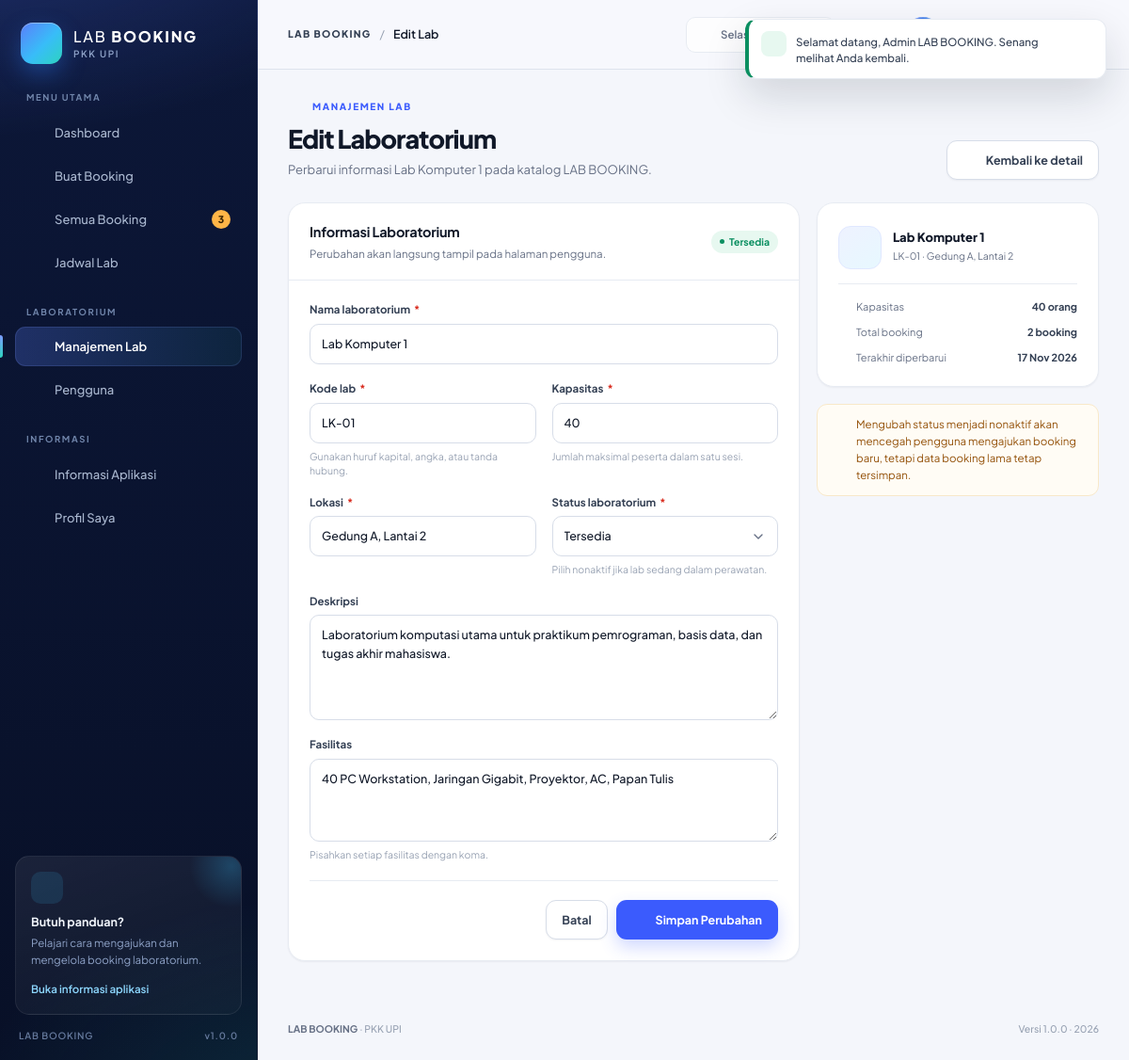
Screenshot of /labs/edit.php?id=1 (signed in) with the database file from the repository.
### tables this page shows
CREATE TABLE `labs` (
    `id`          INT UNSIGNED NOT NULL AUTO_INCREMENT,
    `name`        VARCHAR(120) NOT NULL,
    `code`        VARCHAR(20) NOT NULL,
    `description` TEXT DEFAULT NULL,
    `location`    VARCHAR(150) NOT NULL,
    `capacity`    SMALLINT UNSIGNED NOT NULL DEFAULT 1,
    `facilities`  TEXT DEFAULT NULL,
    `status`      ENUM('active', 'inactive') NOT NULL DEFAULT 'active',
    `created_at`  DATETIME NOT NULL DEFAULT CURRENT_TIMESTAMP,
    `updated_at`  DATETIME NOT NULL DEFAULT CURRENT_TIMESTAMP ON UPDATE CURRENT_TIMESTAMP,
    PRIMARY KEY (`id`),
    UNIQUE KEY `uq_labs_code` (`code`),
    KEY `idx_labs_status` (`status`)
);

### config/database.php (called while the page is built, shortened)
<?php
function db(): PDO
{
    static $pdo = null;
    if ($pdo instanceof PDO) {
        return $pdo;
    }
    $dsn = sprintf(
        'mysql:host=%s;port=%s;dbname=%s;charset=%s',
        DB_HOST,
        DB_PORT,
        DB_NAME,
        DB_CHARSET
    );
    try {
        $pdo = new PDO($dsn, DB_USER, DB_PASS, [
            PDO::ATTR_ERRMODE            => PDO::ERRMODE_EXCEPTION,
            PDO::ATTR_DEFAULT_FETCH_MODE => PDO::FETCH_ASSOC,
            PDO::ATTR_EMULATE_PREPARES   => false,
        ]);
    } catch (PDOException $exception) {
        http_response_code(500);
        if (APP_DEBUG) {
            $message = htmlspecialchars($exception->getMessage(), ENT_QUOTES, 'UTF-8');
            $database = htmlspecialchars(DB_NAME, ENT_QUOTES, 'UTF-8');
            echo '<!doctype html><html lang="id"><head><meta charset="utf-8">';
            echo '<title>Koneksi Database — LAB BOOKING</title>';
            echo '<style>body{font-family:system-ui,sans-serif;background:#f4f6fb;color:#101828;display:grid;place-items:center;min-height:100vh;margin:0}'
                . '.box{max-width:680px;background:#fff;padding:36px;border-radius:20px;border:1px solid #e4e7ec;box-shadow:0 20px 50px rgba(16,24,40,.08)}'
                . 'h1{font-size:22px;margin:0 0 8px}p{color:#667085;line-height:1.65}code{display:block;background:#101828;color:#d1fadf;padding:16px;border-radius:10px;margin-top:16px;white-space:pre-wrap;word-break:break-word}'
                . 'strong{color:#101828}</style></head><body><div class="box">';
            echo '<h1>LAB BOOKING belum dapat terhubung ke database</h1>';
            echo '<p>Pastikan MySQL pada Laragon sudah berjalan, database <strong>' . $database . '</strong> sudah dibuat, '
                . 'dan kredensial pada <strong>config/config.php</strong> sudah benar.</p>';
            echo '<p>Impor berkas <strong>database/lab_booking.sql</strong> melalui phpMyAdmin, lalu muat ulang halaman ini.</p>';
            echo '<code>' . $message . '</code></div></body></html>';
            exit;
        }
        exit('LAB BOOKING tidak dapat terhubung ke database. Silakan periksa konfigurasi.');
    }
    return $pdo;
}

### labs/edit.php (the view, shortened to what this page needs)
<?php
require_once __DIR__ . '/../includes/functions.php';
$labId = (int) (get('id') !== '' ? get('id') : post('id'));
$existing = q('SELECT * FROM labs WHERE id = ? LIMIT 1', [$labId])->fetch();
$lab = $existing;
$errors = [
    'name'        => '',
    'code'        => '',
    'description' => '',
    'location'    => '',
    'capacity'    => '',
    'facilities'  => '',
    'status'      => '',
];
$isEdit = true;
$formAction = url('labs/edit.php?id=' . $labId);
require __DIR__ . '/../includes/header.php';
?>
<div class="page-head">
    <div class="page-head-text">
        <span class="page-eyebrow"><?= icon('edit') ?>Manajemen Lab</span>
        <h1 class="page-title">Edit Laboratorium</h1>
        <p class="page-subtitle">Perbarui informasi <?= e($lab['name']) ?> pada katalog LAB BOOKING.</p>
    </div>
    <div class="page-actions">
        <a class="btn btn-secondary" href="<?= e(url('labs/view.php?id=' . $labId)) ?>"><?= icon('arrow-left') ?>Kembali ke detail</a>
    </div>
</div>
<div class="booking-layout">
    <section class="card">
        <div class="card-header">
            <div class="card-heading">
                <h2 class="card-title">Informasi Laboratorium</h2>
                <p class="card-subtitle">Perubahan akan langsung tampil pada halaman pengguna.</p>
            </div>
            <?= lab_status_badge($lab['status']) ?>
        </div>
        <div class="card-body">
            <?php require __DIR__ . '/_form.php'; ?>
        </div>
    </section>
    <aside class="dash-stack">
        <section class="card">
            <div class="card-body">
                <div class="summary-lab">
                    <span class="summary-lab-mark"><?= icon(lab_icon_name($lab)) ?></span>
                    <div>
                        <strong><?= e($lab['name']) ?></strong>
                        <span><?= e($lab['code']) ?> · <?= e($lab['location']) ?></span>
                    </div>
                </div>
                <div class="summary-list">
                    <div class="summary-row">
                        <span><?= icon('users') ?>Kapasitas</span>
                        <strong><?= (int) $lab['capacity'] ?> orang</strong>
                    </div>
                    <div class="summary-row">
                        <span><?= icon('calendar-check') ?>Total booking</span>
                        <strong><?= (int) q('SELECT COUNT(*) FROM bookings WHERE lab_id = ?', [$labId])->fetchColumn() ?> booking</strong>
                    </div>
                    <div class="summary-row">
                        <span><?= icon('clock') ?>Terakhir diperbarui</span>
                        <strong><?= e(format_date($lab['updated_at'])) ?></strong>
                    </div>
                </div>
            </div>
        </section>
        <div class="alert alert-warning">
            <?= icon('alert-triangle') ?>
            <span>Mengubah status menjadi nonaktif akan mencegah pengguna mengajukan booking baru, tetapi data booking lama tetap tersimpan.</span>
        </div>
    </aside>
</div>
<?php require __DIR__ . '/../includes/footer.php'; ?>

### labs/_form.php (shortened to what this page needs)
<form method="post" action="<?= e($formAction) ?>" data-submit-once>
    <div class="form-grid">
        <div class="field">
            <label class="field-label" for="name">Nama laboratorium <span class="req">*</span></label>
            <input
                class="input<?= $errors['name'] !== '' ? ' has-error' : '' ?>"
                type="text"
                id="name"
                name="name"
                value="<?= e($lab['name']) ?>"
                placeholder="Contoh: Lab Komputer 1"
                maxlength="120"
                required
            >
        </div>
        <div class="form-grid cols-2">
            <div class="field">
                <label class="field-label" for="code">Kode lab <span class="req">*</span></label>
                <input
                    class="input<?= $errors['code'] !== '' ? ' has-error' : '' ?>"
                    type="text"
                    id="code"
                    name="code"
                    value="<?= e($lab['code']) ?>"
                    placeholder="Contoh: LK-01"
                    maxlength="20"
                    required
                >
                <span class="field-hint">Gunakan huruf kapital, angka, atau tanda hubung.</span>
            </div>
            <div class="field">
                <label class="field-label" for="capacity">Kapasitas <span class="req">*</span></label>
                <input
                    class="input<?= $errors['capacity'] !== '' ? ' has-error' : '' ?>"
                    type="number"
                    id="capacity"
                    name="capacity"
                    value="<?= e($lab['capacity']) ?>"
                    placeholder="Contoh: 30"
                    min="1"
                    max="500"
                    required
                >
                <span class="field-hint">Jumlah maksimal peserta dalam satu sesi.</span>
            </div>
        </div>
        <div class="form-grid cols-2">
            <div class="field">
                <label class="field-label" for="location">Lokasi <span class="req">*</span></label>
                <input
                    class="input<?= $errors['location'] !== '' ? ' has-error' : '' ?>"
                    type="text"
                    id="location"
                    name="location"
                    value="<?= e($lab['location']) ?>"
                    placeholder="Contoh: Gedung A, Lantai 2"
                    maxlength="150"
                    required
                >
            </div>
            <div class="field">
                <label class="field-label" for="status">Status laboratorium <span class="req">*</span></label>
                <select class="select<?= $errors['status'] !== '' ? ' has-error' : '' ?>" id="status" name="status" required>
                    <option value="active"<?= selected($lab['status'] === 'active') ?>>Tersedia</option>
                </select>
                <span class="field-hint">Pilih nonaktif jika lab sedang dalam perawatan.</span>
            </div>
        </div>
        <div class="field">
            <label class="field-label" for="description">Deskripsi</label>
            <textarea
                class="textarea<?= $errors['description'] !== '' ? ' has-error' : '' ?>"
                id="description"
                name="description"
                placeholder="Jelaskan peruntukan dan fasilitas utama laboratorium…"
                maxlength="2000"
            ><?= e($lab['description']) ?></textarea>
        </div>
        <div class="field">
            <label class="field-label" for="facilities">Fasilitas</label>
            <textarea
                class="textarea<?= $errors['facilities'] !== '' ? ' has-error' : '' ?>"
                id="facilities"
                name="facilities"
                placeholder="Contoh: 40 PC Workstation, Proyektor, Jaringan Gigabit, AC"
                maxlength="1000"
                style="min-height:88px"
            ><?= e($lab['facilities']) ?></textarea>
            <span class="field-hint">Pisahkan setiap fasilitas dengan koma.</span>
        </div>
    </div>
    <div class="form-actions">
        <a class="btn btn-secondary" href="<?= e($isEdit ? url('labs/view.php?id=' . (int) $lab['id']) : url('labs/index.php')) ?>">Batal</a>
        <button class="btn btn-primary" type="submit">
            <?= icon('check') ?><?= $isEdit ? 'Simpan Perubahan' : 'Tambah Laboratorium' ?>
        </button>
    </div>
</form>

### rows the page displays
labs: name "Lab Komputer 1", code "LK-01", capacity "40", location "Gedung A, Lantai 2", description "Laboratorium komputasi utama untuk praktikum pemrograman, basis data, dan tugas akhir mahasiswa.", facilities "40 PC Workstation, Jaringan Gigabit, Proyektor, AC, Papan Tulis", updated_at "17 Nov 2026"

### other values shown
APP_ORGANIZATION "PKK UPI"
$pendingApprovals "3"
APP_VERSION "1.0.0"
$pageTitle "Edit Lab"
$flash['message'] "Selamat datang, Admin LAB BOOKING. Senang melihat Anda kembali."
APP_YEAR "2026"
